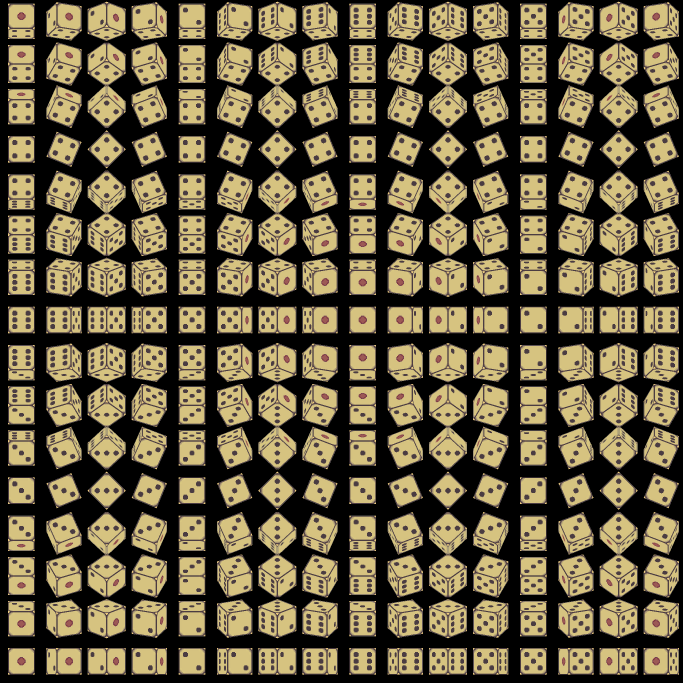
#> input picture src/images/360die2048transparent.png, 2048 x 2048 px, found by its file name (shown at 1/3 size)
$ python process_dice_assets.py
#> lines starting #> are read from the running program, lines starting #| are printed output that depends on the picture
import os
import cv2
import sys
import numpy as np

# Configuration
PROJECT_ROOT = os.path.dirname(os.path.dirname(os.path.abspath(__file__)))
IMAGE_PATH = os.path.join(PROJECT_ROOT, '../Dice', '360die2048transparent.png')
AUDIO_PATH = os.path.join(PROJECT_ROOT, '../Dice', 'dice-sound.wav')
OUTPUT_IMG_DIR = os.path.join(PROJECT_ROOT, 'src', 'images')
OUTPUT_WAV_H = os.path.join(PROJECT_ROOT, 'src', 'core', 'dice_wav.h')

ORIGINAL_SPRITE_SIZE = 128
TARGET_SIZE = 64

STATIC_FRAMES = {
    1: (7, 8),
    2: (15, 4),
    3: (11, 0),
    4: (3, 0),
    5: (7, 4),
    6: (7, 0)
}

ROLLING_FRAMES = [
    (8, 1), (12, 9), (2, 10), (12, 5), (15,11),
    (3, 3), (12, 3), (8, 15), (11, 9), (7, 6),
    (4, 5), (0, 13), (2, 10)
]

def extract_and_save_frame(img, row, col, out_name):
    y1 = row * ORIGINAL_SPRITE_SIZE
    y2 = y1 + ORIGINAL_SPRITE_SIZE
    x1 = col * ORIGINAL_SPRITE_SIZE
    x2 = x1 + ORIGINAL_SPRITE_SIZE

    sprite = img[y1:y2, x1:x2]
    # Resize with antialiasing
    resized = cv2.resize(sprite, (TARGET_SIZE, TARGET_SIZE), interpolation=cv2.INTER_LINEAR)

    out_path = os.path.join(OUTPUT_IMG_DIR, out_name)
    cv2.imwrite(out_path, resized)
    print(f"Saved {out_path}")

def process_images():
    if not os.path.exists(IMAGE_PATH):
        print(f"Error: Cannot read {IMAGE_PATH}")
        sys.exit(1)
    img = cv2.imread(IMAGE_PATH, cv2.IMREAD_UNCHANGED)
#> img is the input picture: shape (2048, 2048, 4); mean B, G, R, A 63.9, 90.6, 100.9, 121
    if img is None:
        print(f"Error: cv2.imread failed for {IMAGE_PATH}")
        sys.exit(1)

    for i, (r, c) in enumerate(ROLLING_FRAMES):
        extract_and_save_frame(img, r, c, f"dice_anim_{i}.png")
#> this loop made 13 passes
#> pass 1, in extract_and_save_frame, `sprite = img[y1:y2, x1:x2]`:
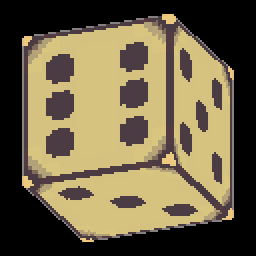
#> sprite: shape (128, 128, 4) (shown 2 times larger); mean B, G, R, A 70, 97.8, 109, 136.8
#> pass 1, in extract_and_save_frame, `resized = cv2.resize(sprite, (TARGET_SIZE, TARGET_SIZE), interpolation..`:
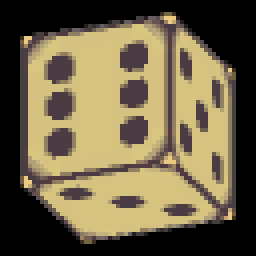
#> resized: shape (64, 64, 4) (shown 4 times larger); mean B, G, R, A 70, 97.9, 109, 136.9
#> pass 2, in extract_and_save_frame (call 2), `resized = cv2.resize(sprite, (TARGET_SIZE, TARGET_SIZE), interpolation..`:
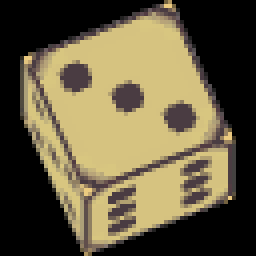
#> resized: shape (64, 64, 4) (shown 4 times larger); mean B, G, R, A 64.3, 91.1, 101, 122.3

    for val, (r, c) in STATIC_FRAMES.items():
        extract_and_save_frame(img, r, c, f"dice_res_{val}.png")
#> this loop made 6 passes
#> pass 1, in extract_and_save_frame (call 14), `sprite = img[y1:y2, x1:x2]`:
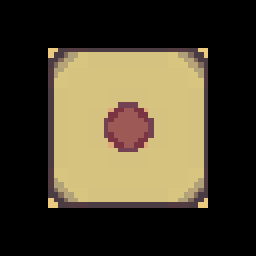
#> sprite: shape (128, 128, 4) (shown 2 times larger); mean B, G, R, A 45.4, 65.4, 74.1, 84.4
#> pass 1, in extract_and_save_frame (call 14), `resized = cv2.resize(sprite, (TARGET_SIZE, TARGET_SIZE), interpolation..`:
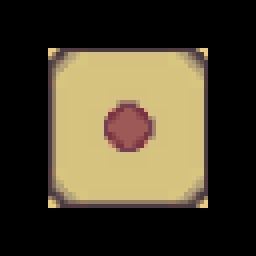
#> resized: shape (64, 64, 4) (shown 4 times larger); mean B, G, R, A 45.4, 65.4, 74.1, 84.5
#> pass 2, in extract_and_save_frame (call 15), `sprite = img[y1:y2, x1:x2]`:
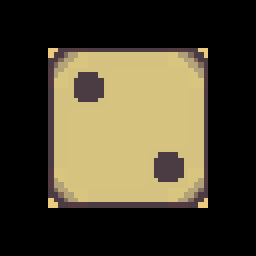
#> sprite: shape (128, 128, 4) (shown 2 times larger); mean B, G, R, A 45.3, 65.7, 72.8, 84.2
#> pass 2, in extract_and_save_frame (call 15), `resized = cv2.resize(sprite, (TARGET_SIZE, TARGET_SIZE), interpolation..`:
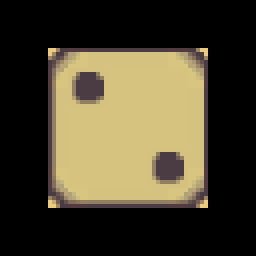
#> resized: shape (64, 64, 4) (shown 4 times larger); mean B, G, R, A 45.3, 65.7, 72.8, 84.2

def process_audio():
    if not os.path.exists(AUDIO_PATH):
        print(f"Error: Cannot read {AUDIO_PATH}")
#> (the run stopped early here; a loop or call above may not have finished)
